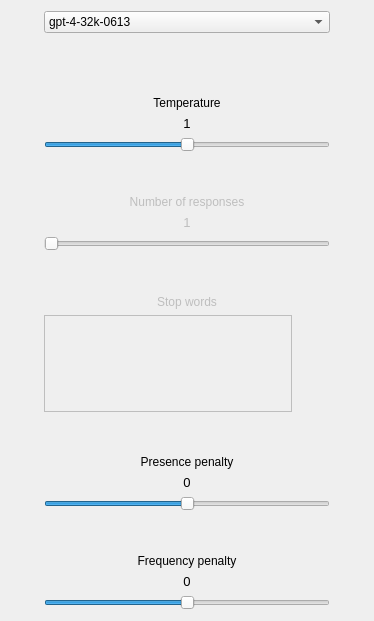
<?xml version="1.0" encoding="UTF-8"?>
<ui version="4.0">
 <class>ChatSettingsWidget</class>
 <widget class="QWidget" name="ChatSettingsWidget">
  <property name="geometry">
   <rect>
    <x>0</x>
    <y>0</y>
    <width>374</width>
    <height>621</height>
   </rect>
  </property>
  <property name="windowTitle">
   <string notr="true">Form</string>
  </property>
  <property name="locale">
   <locale language="English" country="UnitedStates"/>
  </property>
  <layout class="QGridLayout" name="gridLayout">
   <item row="8" column="1">
    <spacer name="verticalSpacer_4">
     <property name="orientation">
      <enum>Qt::Vertical</enum>
     </property>
     <property name="sizeHint" stdset="0">
      <size>
       <width>20</width>
       <height>40</height>
      </size>
     </property>
    </spacer>
   </item>
   <item row="0" column="0">
    <spacer name="horizontalSpacer_2">
     <property name="orientation">
      <enum>Qt::Horizontal</enum>
     </property>
     <property name="sizeHint" stdset="0">
      <size>
       <width>40</width>
       <height>20</height>
      </size>
     </property>
    </spacer>
   </item>
   <item row="9" column="1">
    <layout class="QVBoxLayout" name="verticalLayout_4">
     <item>
      <widget class="QLabel" name="labelPP">
       <property name="text">
        <string>Presence penalty</string>
       </property>
       <property name="alignment">
        <set>Qt::AlignCenter</set>
       </property>
      </widget>
     </item>
     <item>
      <widget class="QLabel" name="pPValue">
       <property name="font">
        <font>
         <pointsize>10</pointsize>
        </font>
       </property>
       <property name="text">
        <string notr="true">0</string>
       </property>
       <property name="alignment">
        <set>Qt::AlignCenter</set>
       </property>
      </widget>
     </item>
     <item>
      <widget class="QSlider" name="pPSlider">
       <property name="toolTip">
        <string>&lt;html&gt;&lt;head/&gt;&lt;body&gt;&lt;p&gt;Positive values penalize new tokens based on whether they appear in the text so far, increasing the model's likelihood to talk about new topics.&lt;/p&gt;&lt;/body&gt;&lt;/html&gt;</string>
       </property>
       <property name="minimum">
        <number>-20</number>
       </property>
       <property name="maximum">
        <number>20</number>
       </property>
       <property name="pageStep">
        <number>1</number>
       </property>
       <property name="orientation">
        <enum>Qt::Horizontal</enum>
       </property>
      </widget>
     </item>
     <item>
      <spacer name="verticalSpacer_5">
       <property name="orientation">
        <enum>Qt::Vertical</enum>
       </property>
       <property name="sizeHint" stdset="0">
        <size>
         <width>20</width>
         <height>40</height>
        </size>
       </property>
      </spacer>
     </item>
    </layout>
   </item>
   <item row="0" column="1">
    <widget class="QComboBox" name="modelSelector">
     <property name="currentIndex">
      <number>0</number>
     </property>
     <item>
      <property name="text">
       <string notr="true">gpt-4-32k-0613</string>
      </property>
     </item>
     <item>
      <property name="text">
       <string notr="true">gpt-4-32k</string>
      </property>
     </item>
     <item>
      <property name="text">
       <string notr="true">gpt-4-0613</string>
      </property>
     </item>
     <item>
      <property name="text">
       <string notr="true">gpt-4</string>
      </property>
     </item>
     <item>
      <property name="text">
       <string notr="true">gpt-3.5-turbo-16k-0613</string>
      </property>
     </item>
     <item>
      <property name="text">
       <string notr="true">gpt-3.5-turbo-16k</string>
      </property>
     </item>
     <item>
      <property name="text">
       <string notr="true">gpt-3.5-turbo-0613</string>
      </property>
     </item>
     <item>
      <property name="text">
       <string notr="true">gpt-3.5-turbo</string>
      </property>
     </item>
    </widget>
   </item>
   <item row="5" column="1">
    <spacer name="verticalSpacer_3">
     <property name="orientation">
      <enum>Qt::Vertical</enum>
     </property>
     <property name="sizeHint" stdset="0">
      <size>
       <width>20</width>
       <height>40</height>
      </size>
     </property>
    </spacer>
   </item>
   <item row="3" column="1">
    <spacer name="verticalSpacer_2">
     <property name="orientation">
      <enum>Qt::Vertical</enum>
     </property>
     <property name="sizeHint" stdset="0">
      <size>
       <width>20</width>
       <height>40</height>
      </size>
     </property>
    </spacer>
   </item>
   <item row="11" column="1">
    <layout class="QVBoxLayout" name="verticalLayout_5">
     <item>
      <widget class="QLabel" name="labelFP">
       <property name="text">
        <string>Frequency penalty</string>
       </property>
       <property name="alignment">
        <set>Qt::AlignCenter</set>
       </property>
      </widget>
     </item>
     <item>
      <widget class="QLabel" name="fPValue">
       <property name="font">
        <font>
         <pointsize>10</pointsize>
        </font>
       </property>
       <property name="text">
        <string notr="true">0</string>
       </property>
       <property name="alignment">
        <set>Qt::AlignCenter</set>
       </property>
      </widget>
     </item>
     <item>
      <widget class="QSlider" name="fPSlider">
       <property name="toolTip">
        <string>&lt;html&gt;&lt;head/&gt;&lt;body&gt;&lt;p&gt;Positive values penalize new tokens based on their existing frequency in the text so far, decreasing the model's likelihood to repeat the same line verbatim.&lt;/p&gt;&lt;/body&gt;&lt;/html&gt;</string>
       </property>
       <property name="minimum">
        <number>-20</number>
       </property>
       <property name="maximum">
        <number>20</number>
       </property>
       <property name="pageStep">
        <number>1</number>
       </property>
       <property name="orientation">
        <enum>Qt::Horizontal</enum>
       </property>
      </widget>
     </item>
    </layout>
   </item>
   <item row="1" column="1">
    <spacer name="verticalSpacer">
     <property name="orientation">
      <enum>Qt::Vertical</enum>
     </property>
     <property name="sizeHint" stdset="0">
      <size>
       <width>20</width>
       <height>60</height>
      </size>
     </property>
    </spacer>
   </item>
   <item row="2" column="1">
    <layout class="QVBoxLayout" name="verticalLayout">
     <item>
      <widget class="QLabel" name="labelTemperature">
       <property name="text">
        <string>Temperature</string>
       </property>
       <property name="alignment">
        <set>Qt::AlignCenter</set>
       </property>
      </widget>
     </item>
     <item>
      <widget class="QLabel" name="temperatureValue">
       <property name="font">
        <font>
         <pointsize>10</pointsize>
        </font>
       </property>
       <property name="text">
        <string notr="true">1</string>
       </property>
       <property name="alignment">
        <set>Qt::AlignCenter</set>
       </property>
      </widget>
     </item>
     <item>
      <widget class="QSlider" name="temperatureSlider">
       <property name="toolTip">
        <string>&lt;html&gt;&lt;head/&gt;&lt;body&gt;&lt;p&gt;Higher values like 0.8 will make the output more random, while lower values like 0.2 will make it more focused and deterministic.&lt;/p&gt;&lt;/body&gt;&lt;/html&gt;</string>
       </property>
       <property name="maximum">
        <number>20</number>
       </property>
       <property name="pageStep">
        <number>1</number>
       </property>
       <property name="value">
        <number>10</number>
       </property>
       <property name="orientation">
        <enum>Qt::Horizontal</enum>
       </property>
      </widget>
     </item>
    </layout>
   </item>
   <item row="0" column="2">
    <spacer name="horizontalSpacer">
     <property name="orientation">
      <enum>Qt::Horizontal</enum>
     </property>
     <property name="sizeHint" stdset="0">
      <size>
       <width>40</width>
       <height>20</height>
      </size>
     </property>
    </spacer>
   </item>
   <item row="4" column="1">
    <layout class="QVBoxLayout" name="verticalLayout_2">
     <item>
      <widget class="QLabel" name="labelN">
       <property name="enabled">
        <bool>false</bool>
       </property>
       <property name="text">
        <string>Number of responses</string>
       </property>
       <property name="alignment">
        <set>Qt::AlignCenter</set>
       </property>
      </widget>
     </item>
     <item>
      <widget class="QLabel" name="nValue">
       <property name="enabled">
        <bool>false</bool>
       </property>
       <property name="font">
        <font>
         <pointsize>10</pointsize>
        </font>
       </property>
       <property name="text">
        <string notr="true">1</string>
       </property>
       <property name="alignment">
        <set>Qt::AlignCenter</set>
       </property>
      </widget>
     </item>
     <item>
      <widget class="QSlider" name="nSlider">
       <property name="enabled">
        <bool>false</bool>
       </property>
       <property name="toolTip">
        <string>&lt;html&gt;&lt;head/&gt;&lt;body&gt;&lt;p&gt;How many chat completion choices to generate for each input message.&lt;/p&gt;&lt;/body&gt;&lt;/html&gt;</string>
       </property>
       <property name="minimum">
        <number>1</number>
       </property>
       <property name="maximum">
        <number>10</number>
       </property>
       <property name="pageStep">
        <number>1</number>
       </property>
       <property name="value">
        <number>1</number>
       </property>
       <property name="orientation">
        <enum>Qt::Horizontal</enum>
       </property>
      </widget>
     </item>
    </layout>
   </item>
   <item row="6" column="1">
    <layout class="QVBoxLayout" name="verticalLayout_6">
     <item>
      <widget class="QLabel" name="label">
       <property name="enabled">
        <bool>false</bool>
       </property>
       <property name="toolTip">
        <string>&lt;html&gt;&lt;head/&gt;&lt;body&gt;&lt;p&gt;Up to 4 sequences where the API will stop generating further tokens.&lt;/p&gt;&lt;/body&gt;&lt;/html&gt;</string>
       </property>
       <property name="text">
        <string>Stop words</string>
       </property>
       <property name="alignment">
        <set>Qt::AlignCenter</set>
       </property>
      </widget>
     </item>
     <item>
      <layout class="QHBoxLayout" name="horizontalLayout">
       <item>
        <widget class="QListWidget" name="stopList">
         <property name="enabled">
          <bool>false</bool>
         </property>
         <property name="maximumSize">
          <size>
           <width>16777215</width>
           <height>100</height>
          </size>
         </property>
         <property name="frameShape">
          <enum>QFrame::Panel</enum>
         </property>
         <property name="frameShadow">
          <enum>QFrame::Plain</enum>
         </property>
        </widget>
       </item>
       <item>
        <layout class="QVBoxLayout" name="verticalLayout_3">
         <item>
          <widget class="QToolButton" name="addStopButton">
           <property name="enabled">
            <bool>false</bool>
           </property>
           <property name="sizePolicy">
            <sizepolicy hsizetype="Preferred" vsizetype="Maximum">
             <horstretch>0</horstretch>
             <verstretch>0</verstretch>
            </sizepolicy>
           </property>
           <property name="text">
            <string/>
           </property>
           <property name="iconSize">
            <size>
             <width>24</width>
             <height>24</height>
            </size>
           </property>
           <property name="autoRaise">
            <bool>true</bool>
           </property>
          </widget>
         </item>
         <item>
          <widget class="QToolButton" name="deleteStopButton">
           <property name="enabled">
            <bool>false</bool>
           </property>
           <property name="sizePolicy">
            <sizepolicy hsizetype="Preferred" vsizetype="Maximum">
             <horstretch>0</horstretch>
             <verstretch>0</verstretch>
            </sizepolicy>
           </property>
           <property name="text">
            <string/>
           </property>
           <property name="iconSize">
            <size>
             <width>24</width>
             <height>24</height>
            </size>
           </property>
           <property name="autoRaise">
            <bool>true</bool>
           </property>
          </widget>
         </item>
        </layout>
       </item>
      </layout>
     </item>
    </layout>
   </item>
  </layout>
 </widget>
 <resources/>
 <connections/>
</ui>
